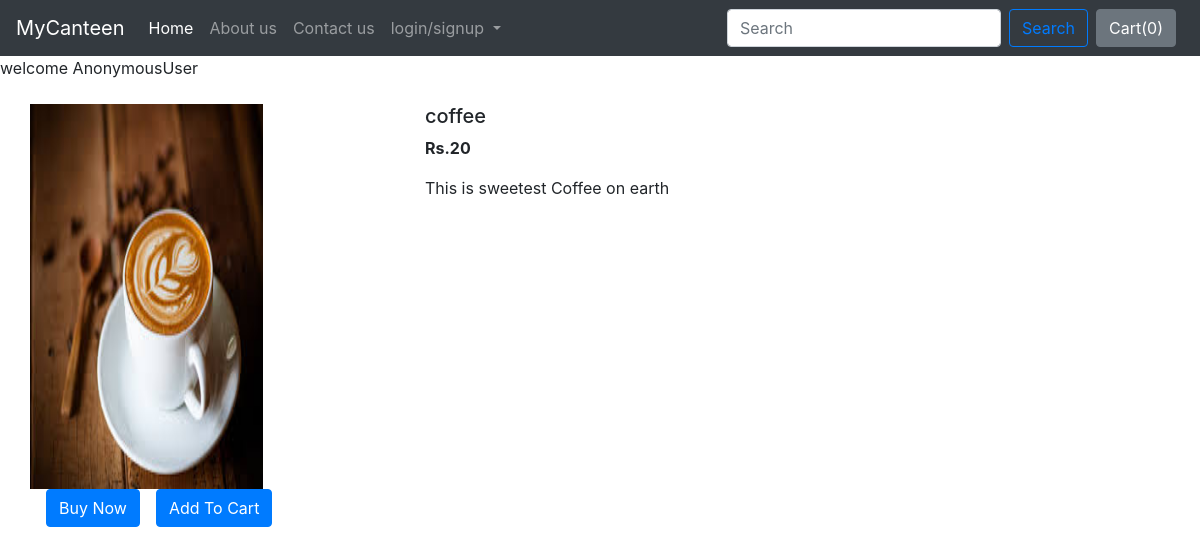
/canteen/products/29, run on the app's committed database.
### canteen/models.py (models this page shows, shortened)
class Product(models.Model):
    Food_id = models.AutoField(primary_key=True)
    Food_name = models.CharField(max_length=50)
    category = models.CharField(max_length=50, default="")
    subcategory = models.CharField(max_length=50, default="")
    price = models.IntegerField(default=0)
    desc = models.CharField(max_length=300)
    image = models.ImageField(upload_to='canteen/images', default="")

### canteen/views.py (the view)
# urls.py: path("canteen/products/<int:myid>", views.productView, name="ProductView"),
def productView(request, myid):
    product = Product.objects.filter(Food_id=myid)
    return render(request, 'canteen/prodView.html', {'product':product[0]})

### Templates/canteen/prodView.html (shortened to what this page needs)
{% extends 'base.html' %}
{% block body %}
<div class="container my-4">
    <div class="row">
    <div class="col-md-4">
    <div class="row">
        <img src="/media/{{product.image}}" width="233px" height="385px">
    </div>
        <div class="row">
            <button class="btn btn-primary mx-3">Buy Now</button>
            <button class="btn btn-primary">Add To Cart</button>
        </div>
    </div>
    <div class="col-md-8">
        <h5>{{product.Food_name}}</h5>
        <p><b>Rs.{{product.price}} </b></p>
        <p>{{product.desc}}</p>
    </div>
    </div>
</div>
{% endblock %}

### data on the page
Product: image (picture), Food_name "coffee", price "20", desc "This is sweetest Coffee on earth"

### other printed values
{{ request.user }} "AnonymousUser"
